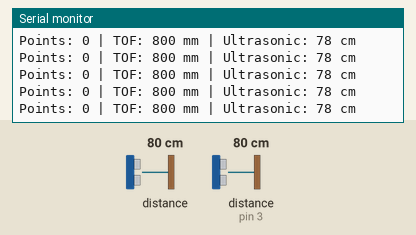
The sketch below on a simulated Arduino Uno, built with avr-gcc and run on an emulated ATmega328P. Shown: the last lines printed to the serial monitor. Wiring (inferred from the names in the program): ultrasonic range finder: trigger pin 2; echo pin 3. Inputs (shaded band) come from the test bench; at power-on: distance to the obstacle 80 cm, distance to the obstacle (sensor on pin 3) 80 cm. The echo pulse lasts 58.3 µs per cm.

Above: at 1.2 s.
1.3 s: distance to the obstacle (sensor 0) set to 2 cm
At 1.69 s:
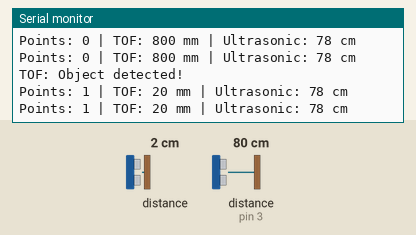
2.9 s: distance to the obstacle (sensor on pin 3) set to 2 cm
At 2.94 s:
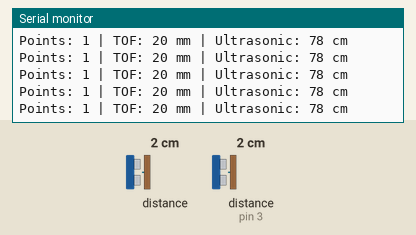
4.4 s: distance to the obstacle (sensor 0) set to 18 cm
At 4.43 s:
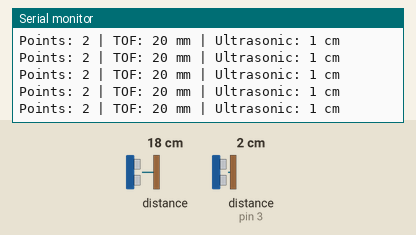
7.4 s: distance to the obstacle (sensor on pin 3) set to 9 cm
At 7.52 s:
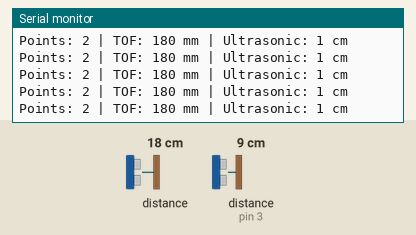
10.4 s: distance to the obstacle (sensor on pin 3) set to 60 cm
At 10.48 s:
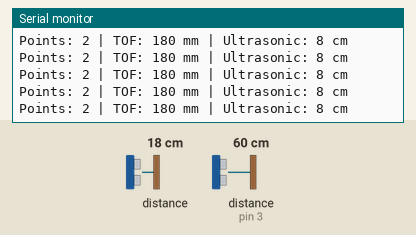
13.4 s: distance to the obstacle (sensor on pin 3) set to 18 cm
At 13.51 s:
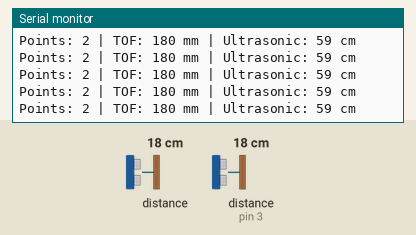
Timing chart, 0 to 16.4 s (numbered marks = the images above; inputs shaded):
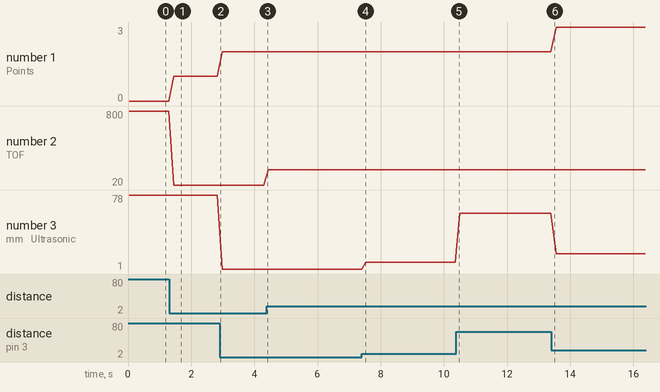

Measured:
- after the input at 1.3 s, the serial monitor: prints a new line after 0.13 s (image 1)
- plotted number 1: 0 → 1 after the input at 1.3 s, 1 → 2 after the input at 2.9 s, 2 → 3 after the input at 13.4 s
- plotted number 2: 800 → 20 after the input at 1.3 s, 20 → 180 after the input at 4.4 s
- plotted number 3: 1 → 8 after the input at 7.4 s, 8 → 59 after the input at 10.4 s, 59 → 17 after the input at 13.4 s

The sketch:

ultra+TOF_test.ino
```cpp
#include <Wire.h>
#include <VL53L0X.h>

VL53L0X tof;

#define TRIG_PIN 2
#define ECHO_PIN 3

int pointCount = 0;
bool tofDetected = false;
bool usDetected = false;

void setup() {
  Serial.begin(9600);
  Wire.begin();

  // Ultrasonic
  pinMode(TRIG_PIN, OUTPUT);
  pinMode(ECHO_PIN, INPUT);

  // VL53L0X
  tof.init();
  tof.setTimeout(500);
  tof.startContinuous();
}

long readUltrasonicCM() {
  digitalWrite(TRIG_PIN, LOW);
  delayMicroseconds(2);
  digitalWrite(TRIG_PIN, HIGH);
  delayMicroseconds(10);
  digitalWrite(TRIG_PIN, LOW);

  long duration = pulseIn(ECHO_PIN, HIGH);
  long distanceCm = duration * 0.034 / 2;
  return distanceCm;
}

void loop() {
  int tofDistance = tof.readRangeContinuousMillimeters();
  int usDistance = readUltrasonicCM();

  // ---------- TOF Object Detection ----------
  if (tofDistance < 300 && tofDistance > 0 && !tofDetected) {
    pointCount++;
    tofDetected = true;
    Serial.println("TOF: Object detected!");
  } else if (tofDistance >= 300 || tofDistance == 0) {
    tofDetected = false;
  }

  // ---------- Ultrasonic Object Detection ----------
  if (usDistance < 20 && usDistance > 0 && !usDetected) {
    pointCount++;
    usDetected = true;
    Serial.println("Ultrasonic: Object detected!");
  } else if (usDistance >= 20 || usDistance == 0) {
    usDetected = false;
  }

  // ---------- Output ----------
  Serial.print("Points: ");
  Serial.print(pointCount);
  Serial.print(" | TOF: ");
  Serial.print(tofDistance);
  Serial.print(" mm | Ultrasonic: ");
  Serial.print(usDistance);
  Serial.println(" cm");

  delay(100);
}
```
